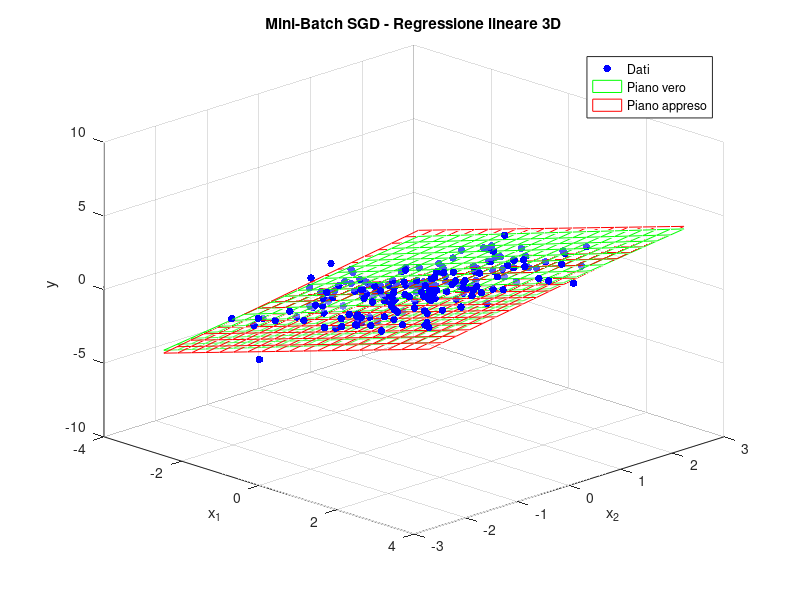
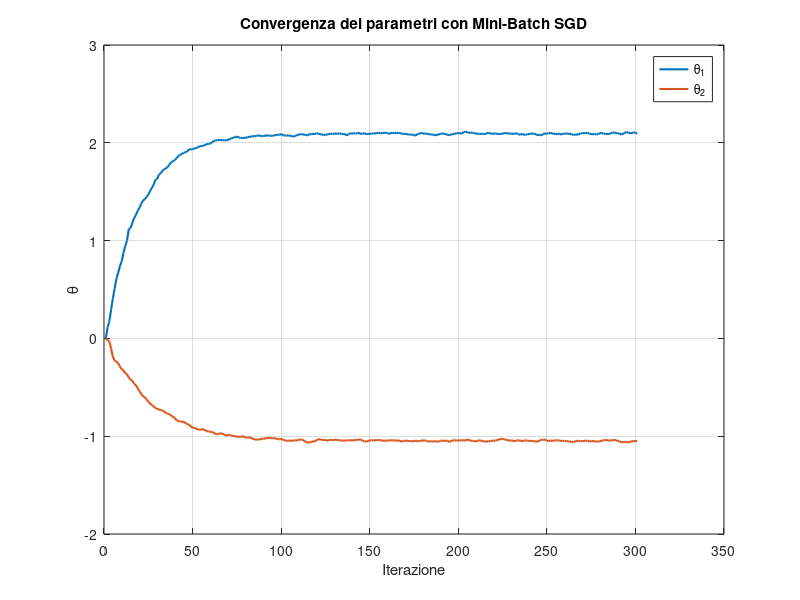

These figures' MATLAB source, in order:
% Ottimizzazione: Mini-batch SGD per regressione lineare multivariata 
clear; close all; clc;

%% Dati sintetici
n = 200;                                    % Numero di campioni
d = 2;                                      % Numero di variabili indipendenti (feature)
X = randn(n, d);                            % Matrice X: campioni con 2 feature, distribuzione normale

theta_true = [2; -1];                       % Coefficienti veri: y = 2*x1 - 1*x2 + rumore
y = X * theta_true + 0.5 * randn(n, 1);     % Target y con rumore gaussiano

%% Inizializzazione Mini-batch SGD
theta = zeros(d, 1);                        % Parametri iniziali (theta1 e theta2)
alpha = 0.05;                               % Learning rate
epochs = 30;                                % Numero di epoche (ripetizioni dell'intero dataset)
batch_size = 20;                            % Dimensione del mini-batch

theta_history = theta';                     % Inizializza cronologia dei parametri (per grafico)

%% Ciclo Mini-batch SGD
for epoch = 1:epochs
    idx = randperm(n);                      % Mescola casualmente gli indici dei dati
    X_shuffled = X(idx, :);                 % Applica la permutazione a X
    y_shuffled = y(idx);                    % Applica la permutazione a y
    
    for i = 1:batch_size:n
        indices = i:min(i + batch_size - 1, n);     % Indici del batch corrente
        X_batch = X_shuffled(indices, :);           % Seleziona mini-batch di input
        y_batch = y_shuffled(indices);              % Seleziona mini-batch di output
        
        % Calcolo del gradiente medio sul mini-batch: grad = -1/m * X^T * (y - X*theta)
        grad = -(X_batch' * (y_batch - X_batch * theta)) / size(X_batch, 1);
        
        theta = theta - alpha * grad;               % Aggiornamento dei parametri con passo alpha
        theta_history(end+1, :) = theta';           % Salvataggio dei parametri per tracciarne la traiettoria
    end
end

%% Visualizzazione dei risultati
x1 = X(:, 1);              % Estrai prima feature
x2 = X(:, 2);              % Estrai seconda feature

% Crea una griglia per visualizzare i piani
[xg1, xg2] = meshgrid(linspace(min(x1), max(x1), 20), linspace(min(x2), max(x2), 20));

% Piano con i veri coefficienti
Z_true = theta_true(1)*xg1 + theta_true(2)*xg2;

% Piano con i coefficienti appresi
Z_final = theta(1)*xg1 + theta(2)*xg2;

%% Plot 3D dei dati e dei piani
figure;
scatter3(x1, x2, y, 30, 'b', 'filled'); hold on;                % Punti dati
mesh(xg1, xg2, Z_true, 'EdgeColor', 'g', 'FaceAlpha', 0.3);     % Piano vero (verde trasparente)
mesh(xg1, xg2, Z_final, 'EdgeColor', 'r', 'FaceAlpha', 0.3);    % Piano appreso (rosso trasparente)
xlabel('x_1'); ylabel('x_2'); zlabel('y');
legend('Dati', 'Piano vero', 'Piano appreso');
title('Mini-Batch SGD - Regressione lineare 3D');
grid on;
view(45, 25);                                                   % Vista angolata 3D

%% Plot dell’evoluzione dei parametri
figure;
plot(theta_history, 'LineWidth', 1.5);                          % Grafico della traiettoria di theta1 e theta2
xlabel('Iterazione'); ylabel('\theta');
legend({'\theta_1', '\theta_2'}, 'Location', 'best');
title('Convergenza dei parametri con Mini-Batch SGD');
grid on;
